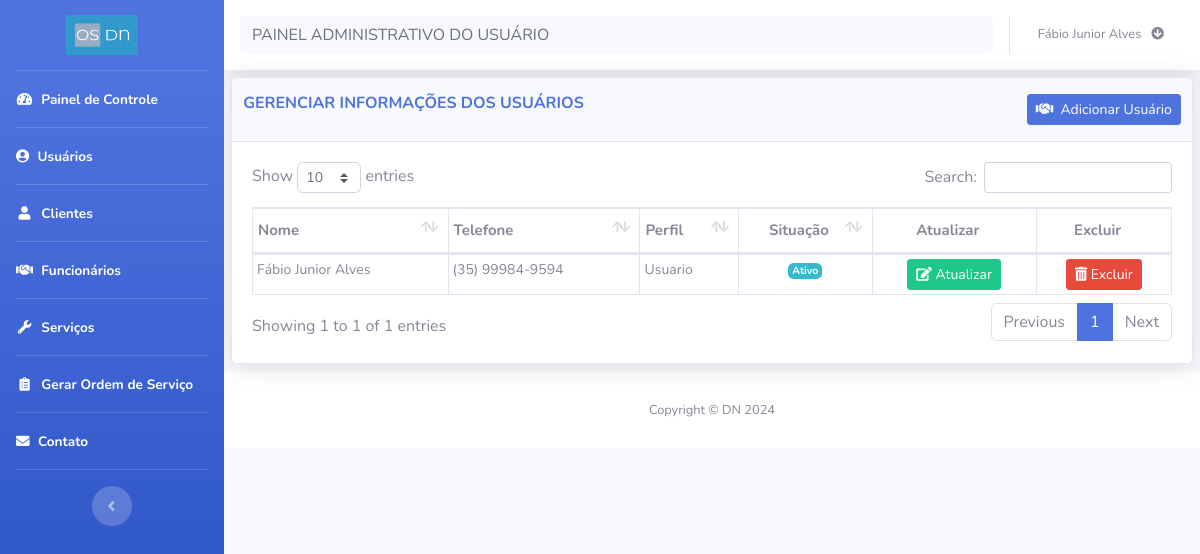
/usuario.php (signed in), run on the app's committed database.
### tables this page shows
CREATE TABLE `usuario` (
  `cod` int(11) NOT NULL,
  `nome` varchar(100) NOT NULL,
  `email` varchar(100) NOT NULL,
  `telefone` varchar(100) NOT NULL,
  `senha` varchar(100) NOT NULL,
  `cep` varchar(10) NOT NULL,
  `endereco` varchar(100) NOT NULL,
  `numero` varchar(11) NOT NULL,
  `bairro` varchar(100) NOT NULL,
  `cidade` varchar(100) NOT NULL,
  `estado` varchar(2) NOT NULL,
  `status` int(11) NOT NULL,
  `perfil` int(11) NOT NULL,
  `data` date NOT NULL
);

### bd/bd_usuario.php (called while the page is built, shortened)
<?php
function listaUsuarios(){
  $conexao = conecta_db();
  $usuarios = array();
  $query = "SELECT *
            FROM  usuario
            ORDER by nome";
  $resultado = mysqli_query($conexao,$query);
  while($dados = mysqli_fetch_array($resultado)) {
    array_push($usuarios,$dados);
  }
  return $usuarios;
}
?>

### usuario.php (the view, shortened to what this page needs)
<?php
require_once('header.php');
require_once('sidebar.php');
?>
<div id="content">
    <?php require_once('navbar.php');?>
    <div class="container-fluid">
        <div class="card shadow mb-2">
            <div class="card-header py-3">
                <div class="row">
                    <div class="col-md-8">
                        <h6 class="m-0 font-weight-bold text-primary" id="title">GERENCIAR INFORMAÇÕES DOS USUÁRIOS</h6>
                    </div>
                    <div class="col-md-4 card_button_title">
                        <a title="Adicionar novo Usuário" href="cad_usuario.php"><button type="button" class="btn btn-primary btn-sm card_button_title" data-toggle="modal" id=" "> <i class="fa fa-handshake">&nbsp;</i> Adicionar Usuário</button></a>
                    </div>
                </div>
            </div>
            <div class="card-body">
                <div class="table-responsive">
                    <table class="table table-bordered" id="dataTable" width="100%" cellspacing="0">
                        <thead>
                            <tr>
                                <th>Nome</th>
                                <th>Telefone</th>
                                <th>Perfil</th>
                                <th class="text-center">Situação</th>
                                <th class="text-center" data-orderable="false">Atualizar</th>
                                <th class="text-center" data-orderable="false">Excluir</th>
                            </tr>
                        </thead>
                        <tbody>
                            <?php
                            require_once ("bd/bd_usuario.php");
                            $usuarios = listaUsuarios();
                            foreach($usuarios as $dados):
                                ?>
                                <tr>
                                    <td><?= $dados['nome'] ?></td>
                                    <td><?= $dados['telefone'] ?></td>
                                    <td>Usuario</td>
                                    <td class="text-center"><?= ($dados['status'] == 1 ? '<span class="badge badge-info">Ativo</span>' : '<span class="badge badge-warning">Inativo</span>') ?></td>
                                    <td class="text-center">
                                        <a title="Atualizar" href="editar_usuario.php?cod=<?=$dados['cod']; ?>" class="btn btn-sm btn-success"><i class="fas fa-edit">&nbsp;</i>Atualizar</a>
                                    </td>
                                    <td class="text-center">
                                        <a title="Excluir" href="javascript(void)" data-toggle="modal" data-target="#excluir-<?=$dados['cod'];?>" class="btn btn-sm btn-danger"><i class="fas fa-trash-alt">&nbsp;</i>Excluir</a>
                                    </td>
                                </tr>
                            <?php endforeach ?>
                        </tbody>
                    </table>
                </div>
            </div>
        </div>
    </div>
    <?php
    require_once('footer.php');
    ?>

### css/custom.css (style rules this page uses)
.card_button_title { float: right; }
.table td, .table th { padding-right: 0; }
.table td { padding: .25rem; font-size: 14px; }
.table_resultfim td, th { padding: .87rem !important; }
.table_result td, th { padding: 1.1rem !important; }
.table th { padding-top: 10px !important; padding-bottom: 10px !important; padding-left: 5px !important; font-size: 15px; }
.table_process td, .table th { padding-right: 0; }

### data on the page
usuario: nome "Fábio Junior Alves", telefone "(35) 99984-9594", status "Ativo"

### other printed values
$_SESSION['nome_usu'] "Fábio Junior Alves"
